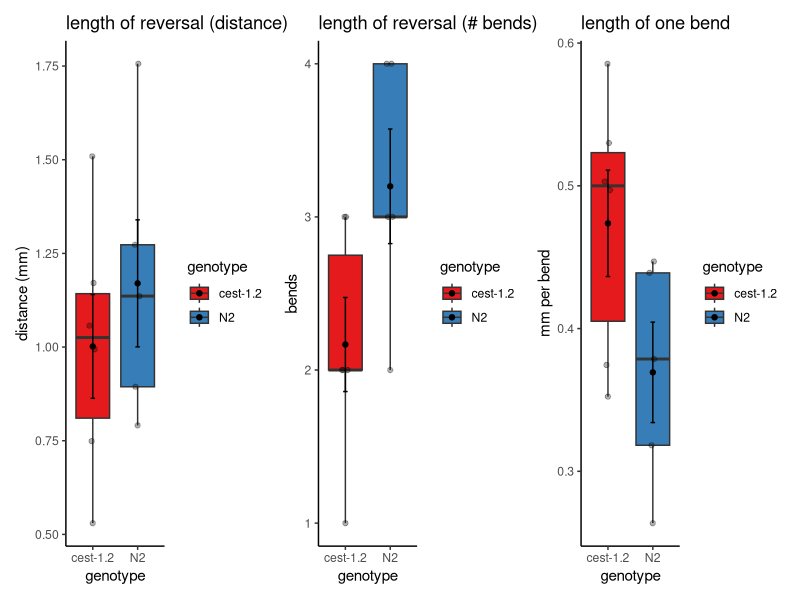
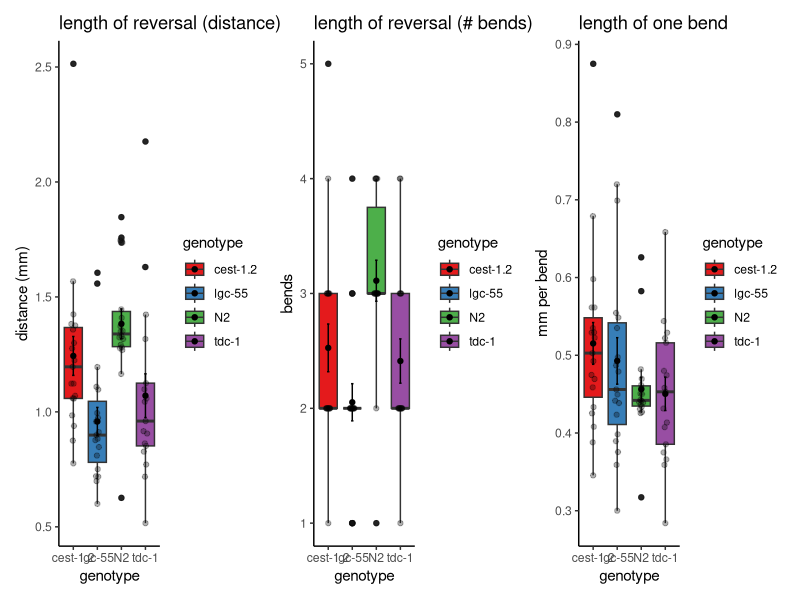
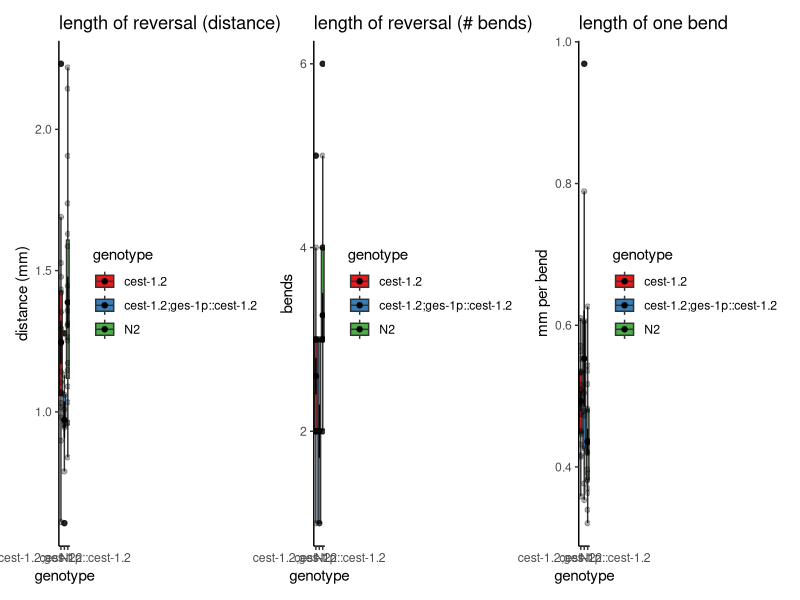
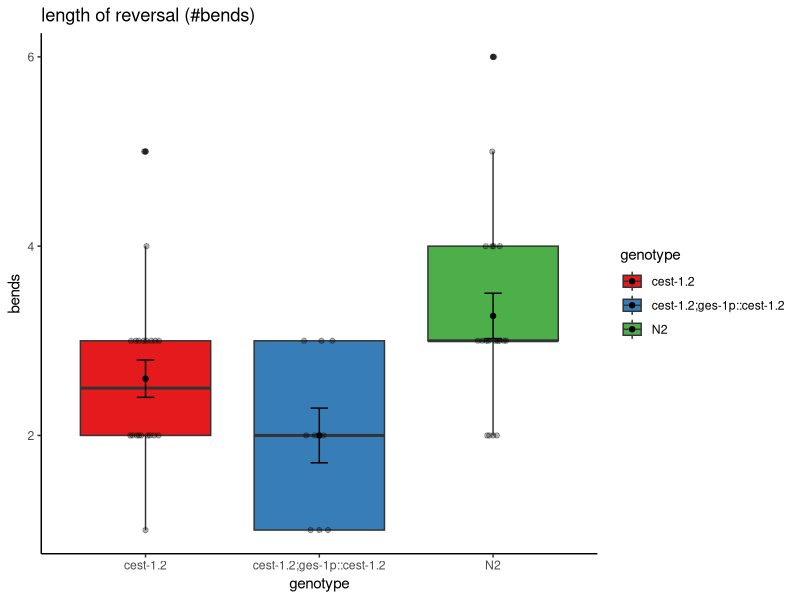
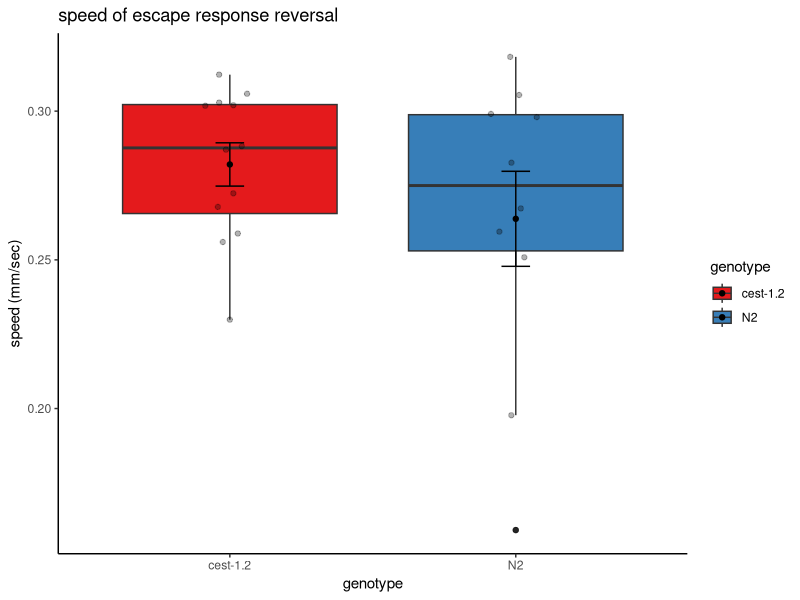
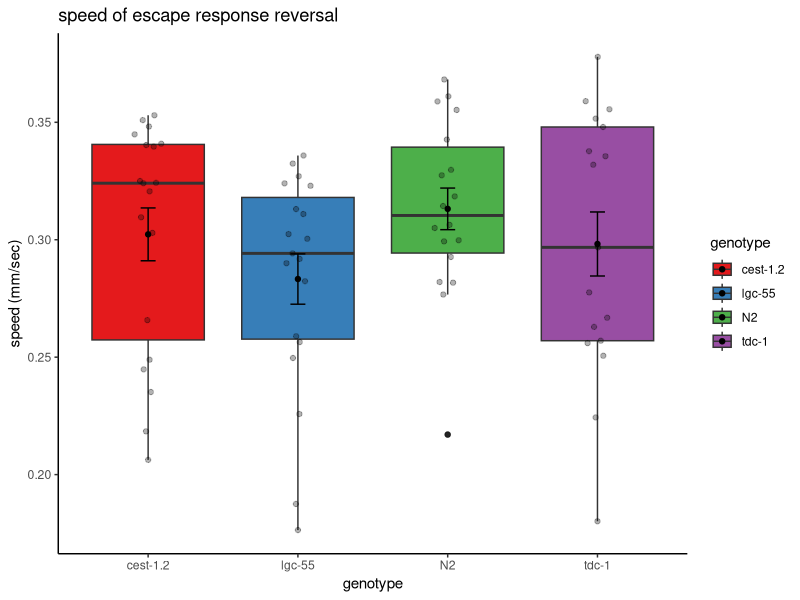
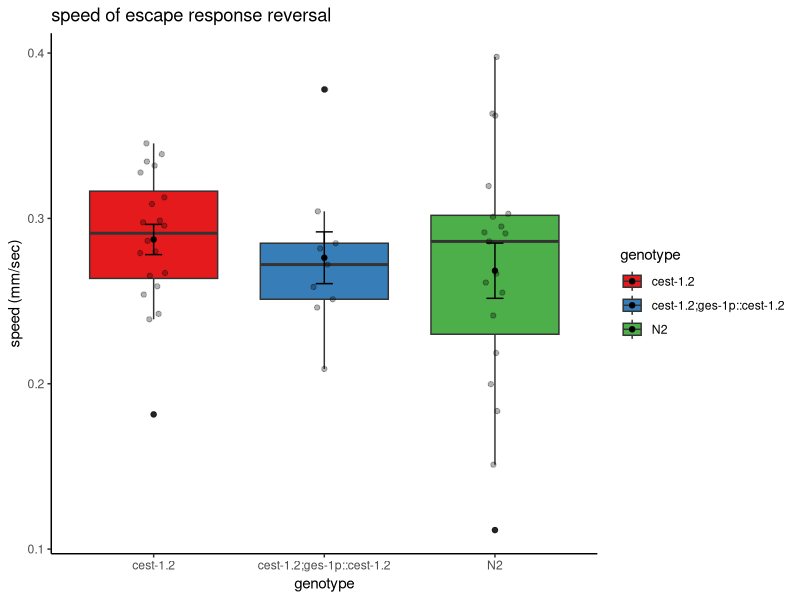
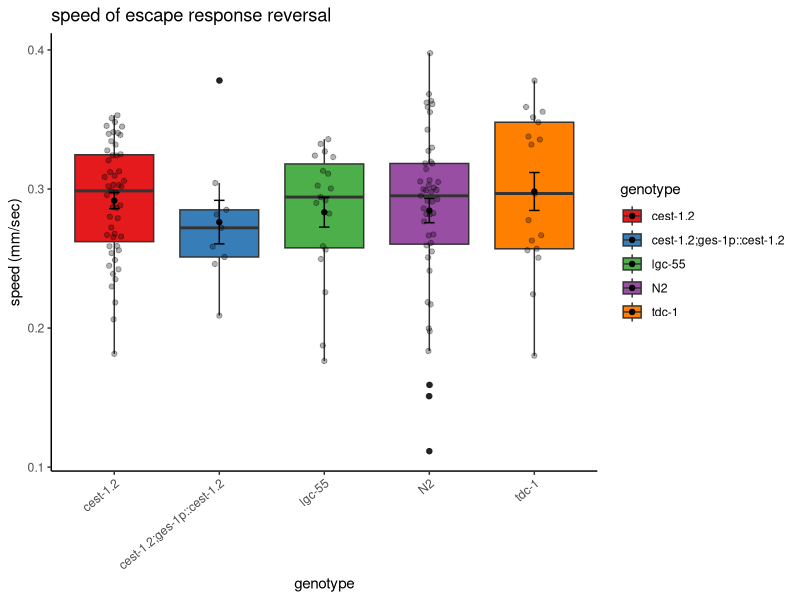

Generate these figures, in order, with R:
## ---- chunk 1
knitr::opts_chunk$set(echo = TRUE)
library(tidyverse)
library(patchwork)
library(ggbeeswarm)
library(kableExtra)
library(magrittr)
theme_set(theme_classic())
## ---- chunk 2
AntTouch <- read_csv('Video_Anterior_Touch.csv') %>%
mutate(plate = as.factor(plate))
## ---- chunk 3

(distancePlot <- AntTouch %>%
  filter(date == "6/30/2022", plate == c("3", "4")) %>%
  ggplot(aes(x = genotype,fill=genotype, y = length_mm)) +
  geom_boxplot() +
  ggbeeswarm::geom_quasirandom(aes(fill = genotype),
                               width = .1,
                               alpha = 0.3,
                               dodge.width = .75) +
   stat_summary(aes(fill= genotype),
               geom = "point", 
               fun = "mean", 
               width = 0.3, 
               position = position_dodge(width = .4)) +
  stat_summary(aes(),
               geom = "errorbar", 
               fun.data = "mean_se", 
               width = 0.1, 
               position = position_dodge(width = 1.6)) +
  scale_color_brewer(palette = "Set1") +
  scale_fill_brewer(palette = "Set1") +
   labs(title = "length of reversal (distance)",
 y = "distance (mm)", x = "genotype")) |
  
  (bendsPlot <- AntTouch %>%
      filter(date == "6/30/2022", plate == c("3", "4")) %>%
  ggplot(aes(x = genotype,fill=genotype, y = manual_bends)) +
  geom_boxplot() +
  ggbeeswarm::geom_quasirandom(aes(fill = genotype),
                               width = .1,
                               alpha = 0.3,
                               dodge.width = .75) +
   stat_summary(aes(fill= genotype),
               geom = "point", 
               fun = "mean", 
               width = 0.3, 
               position = position_dodge(width = .4)) +
  stat_summary(aes(),
               geom = "errorbar", 
               fun.data = "mean_se", 
               width = 0.1, 
               position = position_dodge(width = 1.6)) +
  scale_color_brewer(palette = "Set1") +
  scale_fill_brewer(palette = "Set1") +
   labs(title = "length of reversal (# bends)",
 y = "bends", x = "genotype"))  |
  
  (bendslengthPlot <- AntTouch %>%
     filter(date == "6/30/2022", plate == c("3", "4")) %>%
  ggplot(aes(x = genotype,fill=genotype, y = mm_per_bend)) +
  geom_boxplot() +
  ggbeeswarm::geom_quasirandom(aes(fill = genotype),
                               width = .1,
                               alpha = 0.3,
                               dodge.width = .75) +
   stat_summary(aes(fill= genotype),
               geom = "point", 
               fun = "mean", 
               width = 0.3, 
               position = position_dodge(width = .4)) +
  stat_summary(aes(),
               geom = "errorbar", 
               fun.data = "mean_se", 
               width = 0.1, 
               position = position_dodge(width = 1.6)) +
  scale_color_brewer(palette = "Set1") +
  scale_fill_brewer(palette = "Set1") +
   labs(title = "length of one bend",
 y = "mm per bend", x = "genotype")) 





(distancePlot2 <- AntTouch %>%
  filter(date == "7/8/2022") %>%
  ggplot(aes(x = genotype,fill=genotype, y = length_mm)) +
  geom_boxplot() +
  ggbeeswarm::geom_quasirandom(aes(fill = genotype),
                               width = .1,
                               alpha = 0.3,
                               dodge.width = .75) +
   stat_summary(aes(fill= genotype),
               geom = "point", 
               fun = "mean", 
               width = 0.3, 
               position = position_dodge(width = .4)) +
  stat_summary(aes(),
               geom = "errorbar", 
               fun.data = "mean_se", 
               width = 0.1, 
               position = position_dodge(width = 1.6)) +
  scale_color_brewer(palette = "Set1") +
  scale_fill_brewer(palette = "Set1") +
   labs(title = "length of reversal (distance)",
 y = "distance (mm)", x = "genotype")) |
  
  (bendsPlot2 <- AntTouch %>%
     filter(date == "7/8/2022") %>%
  ggplot(aes(x = genotype,fill=genotype, y = manual_bends)) +
  geom_boxplot() +
  ggbeeswarm::geom_quasirandom(aes(fill = genotype),
                               width = .1,
                               alpha = 0.3,
                               dodge.width = .75) +
   stat_summary(aes(fill= genotype),
               geom = "point", 
               fun = "mean", 
               width = 0.3, 
               position = position_dodge(width = .4)) +
  stat_summary(aes(),
               geom = "errorbar", 
               fun.data = "mean_se", 
               width = 0.1, 
               position = position_dodge(width = 1.6)) +
  scale_color_brewer(palette = "Set1") +
  scale_fill_brewer(palette = "Set1") +
   labs(title = "length of reversal (# bends)",
 y = "bends", x = "genotype"))  |
  
  (bendslengthPlot2 <- AntTouch %>%
     filter(date == "7/8/2022") %>%
  ggplot(aes(x = genotype,fill=genotype, y = mm_per_bend)) +
  geom_boxplot() +
  ggbeeswarm::geom_quasirandom(aes(fill = genotype),
                               width = .1,
                               alpha = 0.3,
                               dodge.width = .75) +
   stat_summary(aes(fill= genotype),
               geom = "point", 
               fun = "mean", 
               width = 0.3, 
               position = position_dodge(width = .4)) +
  stat_summary(aes(),
               geom = "errorbar", 
               fun.data = "mean_se", 
               width = 0.1, 
               position = position_dodge(width = 1.6)) +
  scale_color_brewer(palette = "Set1") +
  scale_fill_brewer(palette = "Set1") +
   labs(title = "length of one bend",
 y = "mm per bend", x = "genotype")) 




(distancePlot3 <- AntTouch %>%
  filter(date == "7/12/2022") %>%
  ggplot(aes(x = genotype,fill=genotype, y = length_mm)) +
  geom_boxplot() +
  ggbeeswarm::geom_quasirandom(aes(fill = genotype),
                               width = .1,
                               alpha = 0.3,
                               dodge.width = .75) +
   stat_summary(aes(fill= genotype),
               geom = "point", 
               fun = "mean", 
               width = 0.3, 
               position = position_dodge(width = .4)) +
  stat_summary(aes(),
               geom = "errorbar", 
               fun.data = "mean_se", 
               width = 0.1, 
               position = position_dodge(width = 1.6)) +
  scale_color_brewer(palette = "Set1") +
  scale_fill_brewer(palette = "Set1") +
   labs(title = "length of reversal (distance)",
 y = "distance (mm)", x = "genotype")) |
  
  (bendsPlot3 <- AntTouch %>%
     filter(date == "7/12/2022") %>%
  ggplot(aes(x = genotype,fill=genotype, y = manual_bends)) +
  geom_boxplot() +
  ggbeeswarm::geom_quasirandom(aes(fill = genotype),
                               width = .1,
                               alpha = 0.3,
                               dodge.width = .75) +
   stat_summary(aes(fill= genotype),
               geom = "point", 
               fun = "mean", 
               width = 0.3, 
               position = position_dodge(width = .4)) +
  stat_summary(aes(),
               geom = "errorbar", 
               fun.data = "mean_se", 
               width = 0.1, 
               position = position_dodge(width = 1.6)) +
  scale_color_brewer(palette = "Set1") +
  scale_fill_brewer(palette = "Set1") +
   labs(title = "length of reversal (# bends)",
 y = "bends", x = "genotype"))|
  
  (bendslengthPlot3 <- AntTouch %>%
     filter(date == "7/12/2022") %>%
  ggplot(aes(x = genotype,fill=genotype, y = mm_per_bend)) +
  geom_boxplot() +
  ggbeeswarm::geom_quasirandom(aes(fill = genotype),
                               width = .1,
                               alpha = 0.3,
                               dodge.width = .75) +
   stat_summary(aes(fill= genotype),
               geom = "point", 
               fun = "mean", 
               width = 0.3, 
               position = position_dodge(width = .4)) +
  stat_summary(aes(),
               geom = "errorbar", 
               fun.data = "mean_se", 
               width = 0.1, 
               position = position_dodge(width = 1.6)) +
  scale_color_brewer(palette = "Set1") +
  scale_fill_brewer(palette = "Set1") +
   labs(title = "length of one bend",
 y = "mm per bend", x = "genotype")) 



 (justBendsPlot <- AntTouch %>%
     filter(date == "7/12/2022") %>%
  ggplot(aes(x = genotype,fill=genotype, y = manual_bends)) +
  geom_boxplot() +
  ggbeeswarm::geom_quasirandom(aes(fill = genotype),
                               width = .1,
                               alpha = 0.3,
                               dodge.width = .75) +
   stat_summary(aes(fill= genotype),
               geom = "point", 
               fun = "mean", 
               width = 0.3, 
               position = position_dodge(width = .4)) +
  stat_summary(aes(),
               geom = "errorbar", 
               fun.data = "mean_se", 
               width = 0.1, 
               position = position_dodge(width = 1.6)) +
  scale_color_brewer(palette = "Set1") +
  scale_fill_brewer(palette = "Set1") +
   labs(title = "length of reversal (#bends)",
 y = "bends", x = "genotype"))


## ---- chunk 4

(speedPlot <- AntTouch %>%
   filter(date == "6/30/2022", is.na(note)) %>%
  ggplot(aes(x = genotype,fill=genotype, y = `speed_mm/sec`)) +
  geom_boxplot() +
  ggbeeswarm::geom_quasirandom(aes(fill = genotype),
                               width = .1,
                               alpha = 0.3,
                               dodge.width = .75) +
   stat_summary(aes(fill= genotype),
               geom = "point", 
               fun = "mean",
               width = 0.3,
               position = position_dodge(width = .4)) +
  stat_summary(aes(),
               geom = "errorbar", 
               fun.data = "mean_se",
               width = 0.1,
               position = position_dodge(width = 1.6)) +
  scale_color_brewer(palette = "Set1") +
  scale_fill_brewer(palette = "Set1") +
   labs(title = "speed of escape response reversal",
 y = "speed (mm/sec)", x = "genotype"))

(speedPlot2 <- AntTouch %>%
   filter(date == "7/8/2022") %>%
  ggplot(aes(x = genotype,fill=genotype, y = `speed_mm/sec`)) +
  geom_boxplot() +
  ggbeeswarm::geom_quasirandom(aes(fill = genotype),
                               width = .1,
                               alpha = 0.3,
                               dodge.width = .75) +
   stat_summary(aes(fill= genotype),
               geom = "point", 
               fun = "mean",
               width = 0.3,
               position = position_dodge(width = .4)) +
  stat_summary(aes(),
               geom = "errorbar", 
               fun.data = "mean_se",
               width = 0.1,
               position = position_dodge(width = 1.6)) +
  scale_color_brewer(palette = "Set1") +
  scale_fill_brewer(palette = "Set1") +
   labs(title = "speed of escape response reversal",
 y = "speed (mm/sec)", x = "genotype"))

(speedPlot3 <- AntTouch %>%
   filter(date == "7/12/2022") %>%
  ggplot(aes(x = genotype,fill=genotype, y = `speed_mm/sec`)) +
  geom_boxplot() +
  ggbeeswarm::geom_quasirandom(aes(fill = genotype),
                               width = .1,
                               alpha = 0.3,
                               dodge.width = .75) +
   stat_summary(aes(fill= genotype),
               geom = "point", 
               fun = "mean",
               width = 0.3,
               position = position_dodge(width = .4)) +
  stat_summary(aes(),
               geom = "errorbar", 
               fun.data = "mean_se",
               width = 0.1,
               position = position_dodge(width = 1.6)) +
  scale_color_brewer(palette = "Set1") +
  scale_fill_brewer(palette = "Set1") +
   labs(title = "speed of escape response reversal",
 y = "speed (mm/sec)", x = "genotype"))


(speedPlotAll <- AntTouch %>%
   filter(is.na(note)) %>%
  ggplot(aes(x = genotype,fill=genotype, y = `speed_mm/sec`)) +
  geom_boxplot() +
  ggbeeswarm::geom_quasirandom(aes(fill = genotype),
                               width = .1,
                               alpha = 0.3,
                               dodge.width = .75) +
   stat_summary(aes(fill= genotype),
               geom = "point", 
               fun = "mean",
               width = 0.3,
               position = position_dodge(width = .4)) +
  stat_summary(aes(),
               geom = "errorbar", 
               fun.data = "mean_se",
               width = 0.1,
               position = position_dodge(width = 1.6)) +
  scale_color_brewer(palette = "Set1") +
  scale_fill_brewer(palette = "Set1") +
    theme(axis.text.x = element_text(angle = 40, hjust = 1)) +
   labs(title = "speed of escape response reversal",
 y = "speed (mm/sec)", x = "genotype"))
## ---- chunk 5
(speedPlot1 <- AntTouch %>%
   filter(date == "6/30/2022", is.na(note)) %>%
  ggplot(aes(x = genotype,fill=genotype, y = time_sec)) +
  geom_boxplot() +
  ggbeeswarm::geom_quasirandom(aes(fill = genotype),
                               width = .1,
                               alpha = 0.3,
                               dodge.width = .75) +
   stat_summary(aes(fill= genotype),
               geom = "point", 
               fun = "mean",
               width = 0.3,
               position = position_dodge(width = .4)) +
  stat_summary(aes(),
               geom = "errorbar", 
               fun.data = "mean_se",
               width = 0.1,
               position = position_dodge(width = 1.6)) +
  scale_color_brewer(palette = "Set1") +
  scale_fill_brewer(palette = "Set1") +
   labs(title = "length of escape response reversal (time)",
 y = "time (sec)", x = "genotype"))



(speedPlot2 <- AntTouch %>%
   filter(date == "7/8/2022") %>%
  ggplot(aes(x = genotype,fill=genotype, y = time_sec)) +
  geom_boxplot() +
  ggbeeswarm::geom_quasirandom(aes(fill = genotype),
                               width = .1,
                               alpha = 0.3,
                               dodge.width = .75) +
   stat_summary(aes(fill= genotype),
               geom = "point", 
               fun = "mean",
               width = 0.3,
               position = position_dodge(width = .4)) +
  stat_summary(aes(),
               geom = "errorbar", 
               fun.data = "mean_se",
               width = 0.1,
               position = position_dodge(width = 1.6)) +
  scale_color_brewer(palette = "Set1") +
  scale_fill_brewer(palette = "Set1") +
   labs(title = "length of escape response reversal (time)",
 y = "time (sec)", x = "genotype")) 



(speedPlot3 <- AntTouch %>%
   filter(date == "7/12/2022") %>%
  ggplot(aes(x = genotype,fill=genotype, y = time_sec)) +
  geom_boxplot() +
  ggbeeswarm::geom_quasirandom(aes(fill = genotype),
                               width = .1,
                               alpha = 0.3,
                               dodge.width = .75) +
   stat_summary(aes(fill= genotype),
               geom = "point", 
               fun = "mean",
               width = 0.3,
               position = position_dodge(width = .4)) +
  stat_summary(aes(),
               geom = "errorbar", 
               fun.data = "mean_se",
               width = 0.1,
               position = position_dodge(width = 1.6)) +
  scale_color_brewer(palette = "Set1") +
  scale_fill_brewer(palette = "Set1") +
   labs(title = "length of escape response reversal (time)",
 y = "time (sec)", x = "genotype")) 



(speedPlotAll <- AntTouch %>%
   filter(is.na(note)) %>%
  ggplot(aes(x = genotype,fill=genotype, y = time_sec)) +
  geom_boxplot() +
  ggbeeswarm::geom_quasirandom(aes(fill = genotype),
                               width = .1,
                               alpha = 0.3,
                               dodge.width = .75) +
   stat_summary(aes(fill= genotype),
               geom = "point", 
               fun = "mean",
               width = 0.3,
               position = position_dodge(width = .4)) +
  stat_summary(aes(),
               geom = "errorbar", 
               fun.data = "mean_se",
               width = 0.1,
               position = position_dodge(width = 1.6)) +
  scale_color_brewer(palette = "Set1") +
  scale_fill_brewer(palette = "Set1") +
    theme(axis.text.x = element_text(angle = 40, hjust = 1)) +
   labs(title = "length of escape response reversal (time)", y = "time (sec)", x = "genotype"))
